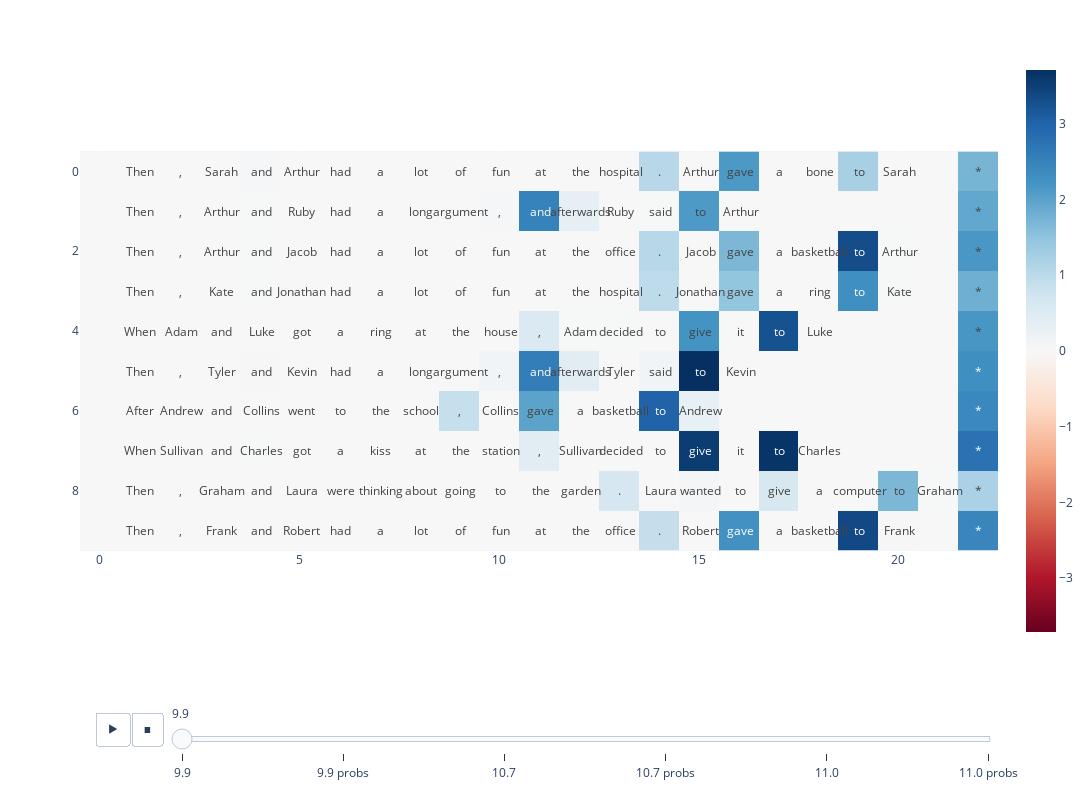

Here is the notebook cell this chart was saved with:
### Markdown cell above
### Test my function

I'm going to take a standard sentence from the IOI distribution, and run my function on it. I should find that:

* For head `10.7`, the amount of suppression when `seqQ` is the position of the IO token is about the same as the head's direct output projected in the IO direction (i.e. very negative).
* For head `9.9`, for similar reasons, it should be very positive.

### Code cell
batch_size = 10
seed = 0
ioi_dataset, ioi_cache = generate_data_and_caches(batch_size, model=model, seed=seed, only_ioi=True, prepend_bos=True)

def investigate_a_few_heads(
    toks: Int[Tensor, "batch seq"],
    head_list = [(9, 9), (10, 7), (11, 0)],
):
    labels = []
    results = []
    batch_size, seq_len = toks.shape

    for head in head_list:
        results_dict = compute_weighted_avg_logit_suppression(
            model=model,
            toks=toks,
            head=head
        )
        weighted_avg_logit_suppression_per_position = results_dict["per_position"]
        weighted_avg_logit_suppression_per_sequence = results_dict["per_sequence"]
        pattern_non_bos = results_dict["pattern_non_bos"].sum(-1)
        pattern_non_bos = t.concat([pattern_non_bos, pattern_non_bos.mean(1, keepdims=True)], dim=1)
        results_tensor = t.concat([weighted_avg_logit_suppression_per_position, weighted_avg_logit_suppression_per_sequence.unsqueeze(-1)], dim=-1)

        results.extend([results_tensor, pattern_non_bos])
        head_name = f"{head[0]}.{head[1]}"
        labels.extend([head_name, f"{head_name} probs"])

    text = [model.to_str_tokens(toks[i]) + ["*"] for i in range(batch_size)]
    text = [[(i if i != "<|endoftext|>" else "") for i in T] for T in text]

    fig = imshow(
        t.stack(results),
        animation_frame = 0,
        animation_labels = labels,
        height = 800,
        width = 1600,
        return_fig = True,
    )

    for i in range(len(fig.data)):
        fig.data[i].update(
            text=text, 
            texttemplate="%{text}", 
            textfont={"size": 12}
        )

    fig.show()


investigate_a_few_heads(ioi_dataset.toks)

### Figure 1 — Plotly figure (JSON) as saved in the notebook; plotly's stock layout.template omitted (floating-point values rounded to 4 significant figures; data arrays with more than 128 entries replaced by an {"elided": "..."} marker saying what was removed)
{"data": [{"coloraxis": "coloraxis", "hovertemplate": "x: %{x}<br>y: %{y}<br>color: %{z}<extra></extra>", "name": "0", "text": {"elided": "10x23 str values"}, "textfont": {"size": 12}, "texttemplate": "%{text}", "type": "heatmap", "xaxis": "x", "yaxis": "y", "z": {"elided": "10x23 float values"}}], "layout": {"coloraxis": {"cmid": 0, "colorscale": [[0, "rgb(103,0,31)"], [0.1, "rgb(178,24,43)"], [0.2, "rgb(214,96,77)"], [0.3, "rgb(244,165,130)"], [0.4, "rgb(253,219,199)"], [0.5, "rgb(247,247,247)"], [0.6, "rgb(209,229,240)"], [0.7, "rgb(146,197,222)"], [0.8, "rgb(67,147,195)"], [0.9, "rgb(33,102,172)"], [1, "rgb(5,48,97)"]]}, "height": 800, "margin": {"t": 60}, "modebar": {"add": ["drawline", "drawopenpath", "drawclosedpath", "drawcircle", "drawrect", "eraseshape"]}, "sliders": [{"active": 0, "currentvalue": {"prefix": ""}, "len": 0.9, "pad": {"b": 10, "t": 60}, "steps": [{"args": [["0"], {"frame": {"duration": 0, "redraw": true}, "fromcurrent": true, "mode": "immediate", "transition": {"duration": 0, "easing": "linear"}}], "label": "9.9", "method": "animate"}, {"args": [["1"], {"frame": {"duration": 0, "redraw": true}, "fromcurrent": true, "mode": "immediate", "transition": {"duration": 0, "easing": "linear"}}], "label": "9.9 probs", "method": "animate"}, {"args": [["2"], {"frame": {"duration": 0, "redraw": true}, "fromcurrent": true, "mode": "immediate", "transition": {"duration": 0, "easing": "linear"}}], "label": "10.7", "method": "animate"}, {"args": [["3"], {"frame": {"duration": 0, "redraw": true}, "fromcurrent": true, "mode": "immediate", "transition": {"duration": 0, "easing": "linear"}}], "label": "10.7 probs", "method": "animate"}, {"args": [["4"], {"frame": {"duration": 0, "redraw": true}, "fromcurrent": true, "mode": "immediate", "transition": {"duration": 0, "easing": "linear"}}], "label": "11.0", "method": "animate"}, {"args": [["5"], {"frame": {"duration": 0, "redraw": true}, "fromcurrent": true, "mode": "immediate", "transition": {"duration": 0, "easing": "linear"}}], "label": "11.0 probs", "method": "animate"}], "x": 0.1, "xanchor": "left", "y": 0, "yanchor": "top"}], "updatemenus": [{"buttons": [{"args": [null, {"frame": {"duration": 500, "redraw": true}, "fromcurrent": true, "mode": "immediate", "transition": {"duration": 500, "easing": "linear"}}], "label": "&#9654;", "method": "animate"}, {"args": [[null], {"frame": {"duration": 0, "redraw": true}, "fromcurrent": true, "mode": "immediate", "transition": {"duration": 0, "easing": "linear"}}], "label": "&#9724;", "method": "animate"}], "direction": "left", "pad": {"r": 10, "t": 70}, "showactive": false, "type": "buttons", "x": 0.1, "xanchor": "right", "y": 0, "yanchor": "top"}], "width": 1600, "xaxis": {"anchor": "y", "constrain": "domain", "domain": [0, 1], "scaleanchor": "y"}, "yaxis": {"anchor": "x", "autorange": "reversed", "constrain": "domain", "domain": [0, 1]}}}
